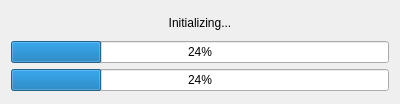
<?xml version="1.0" encoding="UTF-8"?>
<ui version="4.0">
 <class>ProgressDialog</class>
 <widget class="QDialog" name="ProgressDialog">
  <property name="geometry">
   <rect>
    <x>0</x>
    <y>0</y>
    <width>400</width>
    <height>104</height>
   </rect>
  </property>
  <property name="maximumSize">
   <size>
    <width>16777215</width>
    <height>104</height>
   </size>
  </property>
  <property name="windowTitle">
   <string>ProgressDialog</string>
  </property>
  <layout class="QVBoxLayout" name="verticalLayout">
   <item>
    <widget class="QLabel" name="status_label">
     <property name="maximumSize">
      <size>
       <width>16777215</width>
       <height>24</height>
      </size>
     </property>
     <property name="text">
      <string>Initializing...</string>
     </property>
     <property name="alignment">
      <set>Qt::AlignCenter</set>
     </property>
    </widget>
   </item>
   <item>
    <widget class="QProgressBar" name="progbar_1">
     <property name="value">
      <number>24</number>
     </property>
    </widget>
   </item>
   <item>
    <widget class="QProgressBar" name="progbar_2">
     <property name="value">
      <number>24</number>
     </property>
    </widget>
   </item>
  </layout>
 </widget>
 <resources/>
 <connections/>
</ui>
